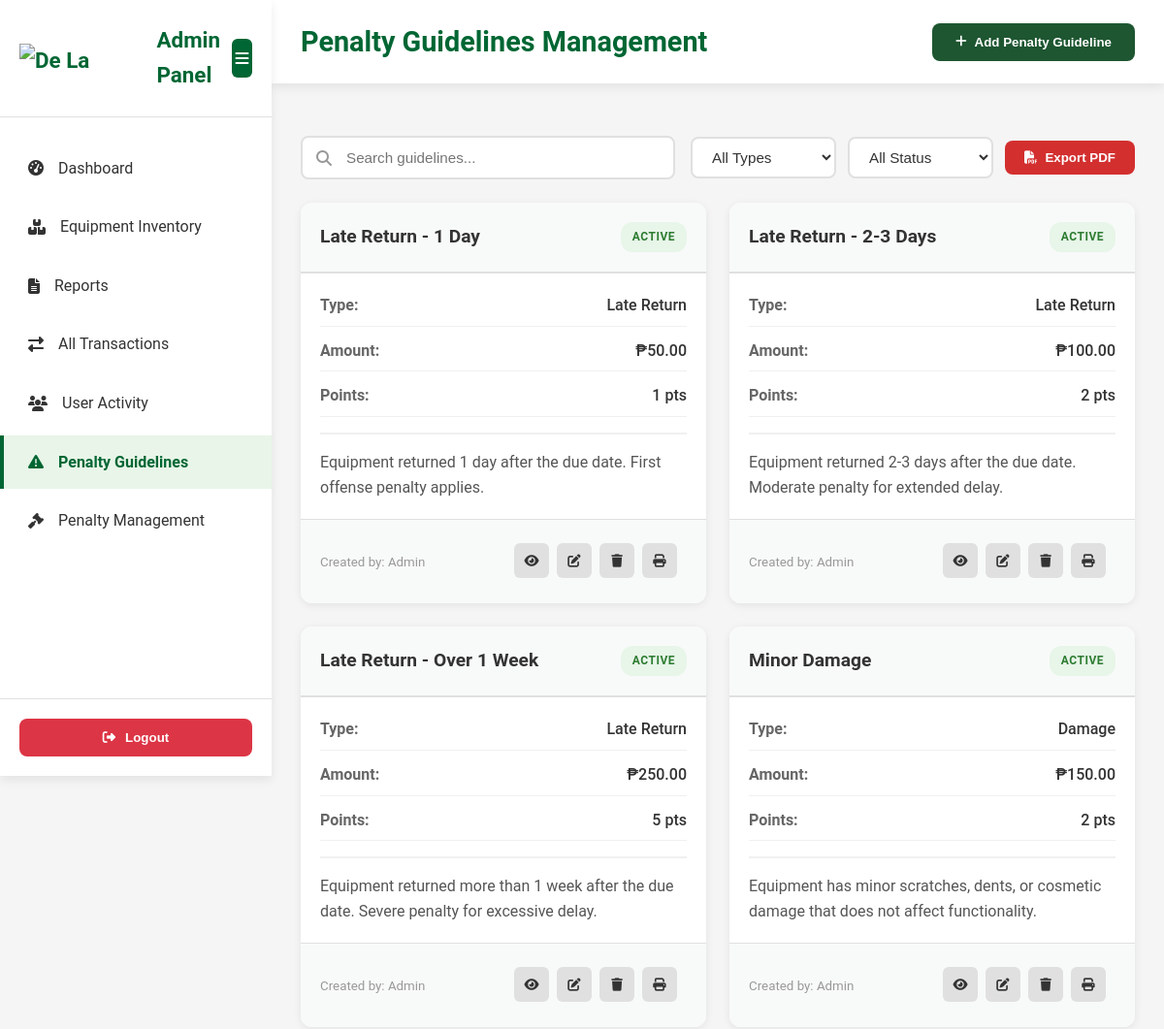
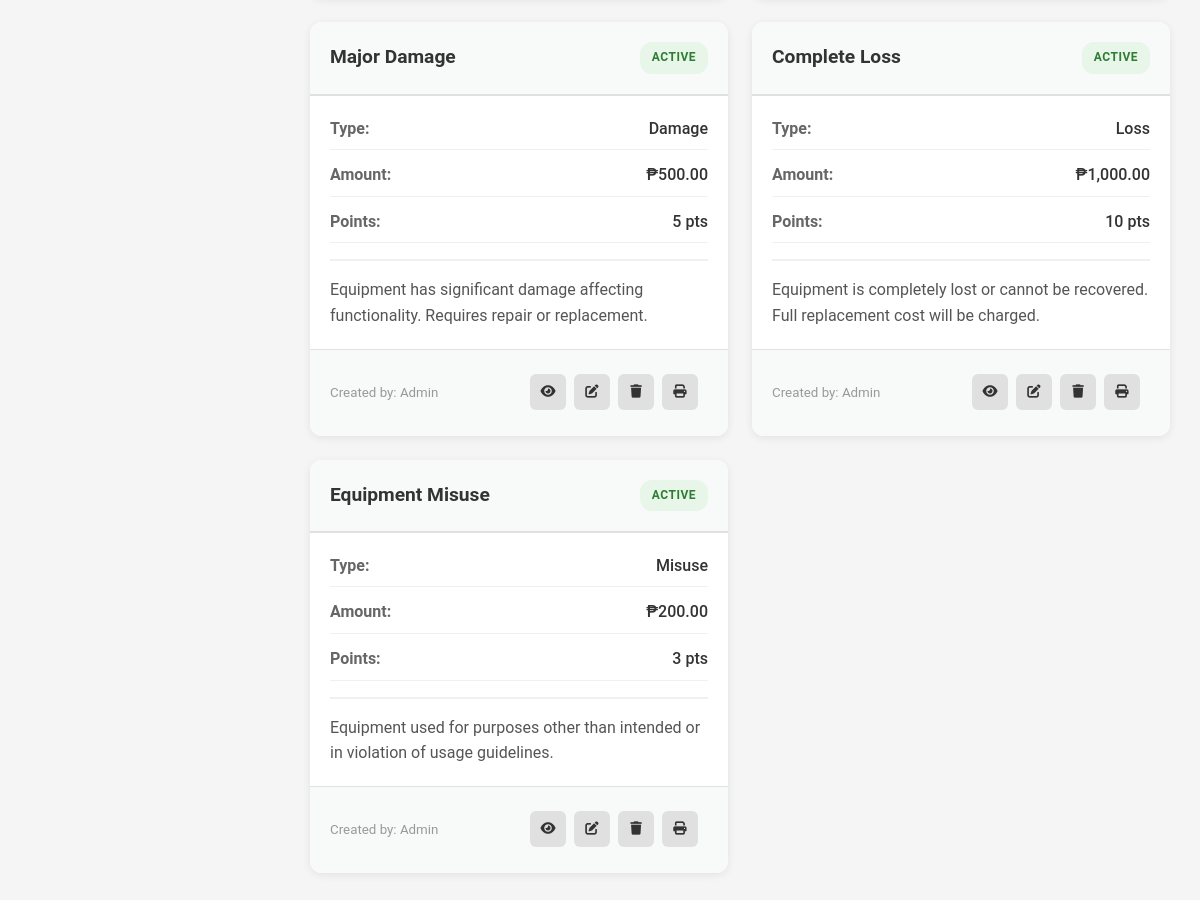
/admin-penalty-guideline.php (signed in), run on the app's committed database (2 pictures, top to bottom).
### tables this page shows
CREATE TABLE IF NOT EXISTS `penalty_guidelines` (
  `id` INT AUTO_INCREMENT PRIMARY KEY,
  `title` VARCHAR(255) NOT NULL,
  `penalty_type` VARCHAR(100) NOT NULL,
  `penalty_description` TEXT NOT NULL,
  `penalty_amount` DECIMAL(10,2) NOT NULL DEFAULT 0.00,
  `penalty_points` INT NOT NULL DEFAULT 0,
  `document_path` VARCHAR(255) DEFAULT NULL,
  `status` ENUM('draft', 'active', 'archived') DEFAULT 'draft',
  `created_by` INT DEFAULT NULL,
  `updated_by` INT DEFAULT NULL,
  `created_at` TIMESTAMP DEFAULT CURRENT_TIMESTAMP,
  `updated_at` TIMESTAMP DEFAULT CURRENT_TIMESTAMP ON UPDATE CURRENT_TIMESTAMP,
  INDEX `idx_penalty_type` (`penalty_type`),
  INDEX `idx_status` (`status`),
  INDEX `idx_created_by` (`created_by`),
  INDEX `idx_updated_by` (`updated_by`)
);

### admin-penalty-guideline.php (the view, shortened to what this page needs)
<?php
$host = "localhost";
$user = "root";
$password = "";
$dbname = "capstone";
$conn = @new mysqli($host, $user, $password, $dbname);
$filter_type = isset($_GET['type']) ? $_GET['type'] : 'all';
$filter_status = isset($_GET['status']) ? $_GET['status'] : 'all';
$search_query = isset($_GET['search']) ? trim($_GET['search']) : '';
$table_check = $conn->query("SHOW TABLES LIKE 'penalty_guidelines'");
$table_exists = $table_check && $table_check->num_rows > 0;
$guidelines = null;
if ($table_exists) {
    $admin_users_check = $conn->query("SHOW TABLES LIKE 'admin_users'");
    $has_admin_users = $admin_users_check && $admin_users_check->num_rows > 0;
    if ($has_admin_users) {
        $sql = "SELECT pg.*, au.username as created_by_name
                FROM penalty_guidelines pg
                LEFT JOIN admin_users au ON pg.created_by = au.id
                WHERE 1=1";
    } else {
        $sql = "SELECT pg.*, 'Admin' as created_by_name
                FROM penalty_guidelines pg
                WHERE 1=1";
    }
    $sql .= " ORDER BY pg.created_at DESC";
    $guidelines = $conn->query($sql);
}
?>
<!DOCTYPE html>
<html lang="en">
<head>
    <link rel="stylesheet" href="assets/css/admin-base.css?v=<?= time() ?>">
    <link rel="stylesheet" href="assets/css/penalty-guideline.css?v=<?= time() ?>">
    <link rel="stylesheet" href="https://cdnjs.cloudflare.com/ajax/libs/font-awesome/6.5.2/css/all.min.css">
</head>
<body>
    <div class="admin-container">
        <nav class="sidebar" id="sidebar">
            <div class="sidebar-header">
                <div class="logo">
                    <img src="../uploads/De lasalle ASMC.png" alt="De La Salle ASMC Logo" class="main-logo" style="height:30px; width:auto;">
                    <span class="logo-text">Admin Panel</span>
                </div>
                <button class="sidebar-toggle" id="sidebarToggle">
                    <i class="fas fa-bars"></i>
                </button>
            </div>
            <ul class="nav-menu">
                <li class="nav-item">
                    <a href="admin-dashboard.php"><i class="fas fa-tachometer-alt"></i><span>Dashboard</span></a>
                </li>
                <li class="nav-item">
                    <a href="admin-equipment-inventory.php"><i class="fas fa-boxes"></i><span>Equipment Inventory</span></a>
                </li>
                <li class="nav-item">
                    <a href="reports.php"><i class="fas fa-file-alt"></i><span>Reports</span></a>
                </li>
                <li class="nav-item">
                    <a href="admin-all-transaction.php"><i class="fas fa-exchange-alt"></i><span>All Transactions</span></a>
                </li>
                <li class="nav-item">
                    <a href="student-activity.php"><i class="fas fa-users"></i><span>User Activity</span></a>
                </li>
                <li class="nav-item active">
                    <a href="admin-penalty-guideline.php"><i class="fas fa-exclamation-triangle"></i><span>Penalty Guidelines</span></a>
                </li>
                <li class="nav-item">
                    <a href="admin-penalty-management.php"><i class="fas fa-gavel"></i><span>Penalty Management</span></a>
                </li>
            </ul>
            <div class="sidebar-footer">
                <button class="logout-btn" onclick="logout()">
                    <i class="fas fa-sign-out-alt"></i> <span>Logout</span>
                </button>
            </div>
        </nav>
        <main class="main-content">
            <header class="top-header">
                <h1 class="page-title">Penalty Guidelines Management</h1>
                <button class="add-btn" onclick="openAddModal()">
                    <i class="fas fa-plus"></i> Add Penalty Guideline
                </button>
            </header>
            <?php if ($table_exists): ?>
            <section class="content-section" style="display: block !important; visibility: visible !important;">
                <div class="filters-container">
                    <div class="search-box">
                        <i class="fas fa-search"></i>
                        <input type="text" id="searchInput" placeholder="Search guidelines..." value="<?= htmlspecialchars($search_query) ?>">
                    </div>
                    <div class="filter-group">
                        <select id="typeFilter" class="filter-select" onchange="applyFilters()">
                            <option value="all" <?= $filter_type === 'all' ? 'selected' : '' ?>>All Types</option>
                        </select>
                        <select id="statusFilter" class="filter-select" onchange="applyFilters()">
                            <option value="all" <?= $filter_status === 'all' ? 'selected' : '' ?>>All Status</option>
                        </select>
                        <button class="btn-export" onclick="exportToPDF()">
                            <i class="fas fa-file-pdf"></i> Export PDF
                        </button>
                    </div>
                </div>
                <div class="guidelines-grid" style="display: grid !important; grid-template-columns: repeat(auto-fill, minmax(350px, 1fr)); gap: 24px;">
                    <?php if ($guidelines && $guidelines->num_rows > 0): ?>
                        <?php while($guideline = $guidelines->fetch_assoc()): ?>
                            <div class="guideline-card" data-id="<?= $guideline['id'] ?>">
                                <div class="card-header">
                                    <h3><?= htmlspecialchars($guideline['title']) ?></h3>
                                    <span class="status-badge status-<?= $guideline['status'] ?>">
                                        <?= ucfirst($guideline['status']) ?>
                                    </span>
                                </div>
                                <div class="card-body">
                                    <div class="info-row">
                                        <span class="label">Type:</span>
                                        <span class="value"><?= htmlspecialchars($guideline['penalty_type']) ?></span>
                                    </div>
                                    <div class="info-row">
                                        <span class="label">Amount:</span>
                                        <span class="value">₱<?= number_format($guideline['penalty_amount'], 2) ?></span>
                                    </div>
                                    <div class="info-row">
                                        <span class="label">Points:</span>
                                        <span class="value"><?= $guideline['penalty_points'] ?> pts</span>
                                    </div>
                                    <div class="description">
                                        <?= nl2br(htmlspecialchars(substr($guideline['penalty_description'], 0, 150))) ?>
                                    </div>
                                </div>
                                <div class="card-footer">
                                    <small>Created by: <?= htmlspecialchars($guideline['created_by_name'] ?? 'Unknown') ?></small>
                                    <div class="card-actions">
                                        <button class="btn-icon" onclick="viewGuideline(<?= $guideline['id'] ?>)" title="View">
                                            <i class="fas fa-eye"></i>
                                        </button>
                                        <button class="btn-icon" onclick="editGuideline(<?= $guideline['id'] ?>)" title="Edit">
                                            <i class="fas fa-edit"></i>
                                        </button>
                                        <button class="btn-icon btn-danger" onclick="deleteGuideline(<?= $guideline['id'] ?>, '<?= htmlspecialchars($guideline['title']) ?>')" title="Delete">
                                            <i class="fas fa-trash"></i>
                                        </button>
                                        <button class="btn-icon" onclick="printGuideline(<?= $guideline['id'] ?>)" title="Print">
                                            <i class="fas fa-print"></i>
                                        </button>
                                    </div>
                                </div>
                            </div>
                        <?php endwhile; ?>
                    <?php endif; ?>
                </div>
            </section>
            <?php endif; ?>
        </main>
    </div>
</body>
</html>

### assets/css/admin-base.css (style rules this page uses)
:root { --primary-green: #006633; --secondary-green: #4CAF50; --light-green: #E8F5E8; --dark-green: #004d26; --white: #ffffff; --gray: #f5f5f5; --text-dark: #333333; --shadow: 0 4px 10px rgba(0, 0, 0, 0.08); }
* { margin: 0; padding: 0; box-sizing: border-box; }
body { font-family: 'Roboto', 'Segoe UI', Tahoma, Geneva, Verdana, sans-serif; background: var(--gray); color: var(--text-dark); line-height: 1.6; }
.admin-container { display: flex; min-height: 100vh; }
.sidebar { width: 280px; background: var(--white); box-shadow: var(--shadow); display: flex; flex-direction: column; position: fixed; height: 100vh; left: 0; top: 0; transition: left 0.3s ease; z-index: 100; }
.sidebar-header { padding: 24px 20px; border-bottom: 1px solid #e0e0e0; display: flex; align-items: center; justify-content: space-between; gap: 12px; }
.logo { display: flex; align-items: center; gap: 15px; color: var(--primary-green); font-size: 1.4rem; font-weight: 700; }
.main-logo { max-height: 30px; width: auto; object-fit: contain; }
.sidebar-toggle { background: var(--primary-green); color: white; border: none; border-radius: 6px; width: 40px; height: 40px; display: flex; align-items: center; justify-content: center; cursor: pointer; transition: background 0.3s ease, transform 0.2s ease; font-size: 16px; }
.nav-menu { list-style: none; padding: 20px 0; flex: 1; }
.nav-item { margin: 5px 0; }
.nav-item a { display: flex; align-items: center; gap: 15px; padding: 15px 25px; color: var(--text-dark); text-decoration: none; transition: all 0.3s ease; border-left: 4px solid transparent; }
.nav-item.active a, .nav-item:hover a { background: var(--light-green); color: var(--primary-green); border-left: 4px solid var(--primary-green); font-weight: 600; }
.sidebar-footer { padding: 20px; border-top: 1px solid #e0e0e0; }
.logout-btn { width: 100%; padding: 12px; background: #dc3545; color: var(--white); border: none; border-radius: 8px; cursor: pointer; display: flex; align-items: center; justify-content: center; gap: 10px; font-weight: 600; transition: background 0.3s ease; }
.main-content { flex: 1; margin-left: 280px; min-height: 100vh; transition: margin-left 0.3s ease; }
.top-header { background: var(--white); padding: 20px 30px; display: flex; justify-content: space-between; align-items: center; box-shadow: var(--shadow); position: sticky; top: 0; z-index: 90; }
.page-title { font-size: 1.8rem; color: var(--primary-green); font-weight: 700; }
.content-section { display: none; padding: 30px; }
.add-btn { padding: 12px 20px; background: var(--primary-green); color: var(--white); border: none; border-radius: 8px; cursor: pointer; display: flex; align-items: center; gap: 10px; font-weight: 600; transition: background 0.3s ease; }
.card-actions { display: flex; gap: 10px; margin-top: 8px; padding: 0 10px 10px 10px; }
.status-badge { display: inline-block; padding: 4px 10px; border-radius: 12px; font-size: 0.8rem; font-weight: 600; }

### data on the page
penalty_guidelines: title "Late Return - 1 Day", status "ACTIVE", penalty_type "Late Return", penalty_amount "50.00", penalty_points "1", penalty_description "Equipment returned 1 day after the due date. First offense penalty applies.", created_by_name "Admin"
penalty_guidelines: title "Late Return - 2-3 Days", status "ACTIVE", penalty_type "Late Return", penalty_amount "100.00", penalty_points "2", penalty_description "Equipment returned 2-3 days after the due date. Moderate penalty for extended delay.", created_by_name "Admin"
penalty_guidelines: title "Late Return - Over 1 Week", status "ACTIVE", penalty_type "Late Return", penalty_amount "250.00", penalty_points "5", penalty_description "Equipment returned more than 1 week after the due date. Severe penalty for excessive delay.", created_by_name "Admin"
penalty_guidelines: title "Minor Damage", status "ACTIVE", penalty_type "Damage", penalty_amount "150.00", penalty_points "2", penalty_description "Equipment has minor scratches, dents, or cosmetic damage that does not affect functionality.", created_by_name "Admin"
penalty_guidelines: title "Major Damage", status "ACTIVE", penalty_type "Damage", penalty_amount "500.00", penalty_points "5", penalty_description "Equipment has significant damage affecting functionality. Requires repair or replacement.", created_by_name "Admin"
penalty_guidelines: title "Complete Loss", status "ACTIVE", penalty_type "Loss", penalty_amount "1,000.00", penalty_points "10", penalty_description "Equipment is completely lost or cannot be recovered. Full replacement cost will be charged.", created_by_name "Admin"
penalty_guidelines: title "Equipment Misuse", status "ACTIVE", penalty_type "Misuse", penalty_amount "200.00", penalty_points "3", penalty_description "Equipment used for purposes other than intended or in violation of usage guidelines.", created_by_name "Admin"
